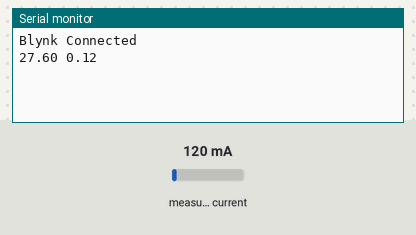
A sketch run on a simulated Arduino Mega 2560, built with avr-gcc and run on an emulated ATmega2560. Parts: the last lines printed to the serial monitor. The test bench sets the inputs (shaded band); at power-on: measured current 120 mA. WiFi joins after 1.5 s; servers stay silent unless stated.

Above: at 3.0 s.
3.1 s: measured current set to 500 mA
At 6.5 s:
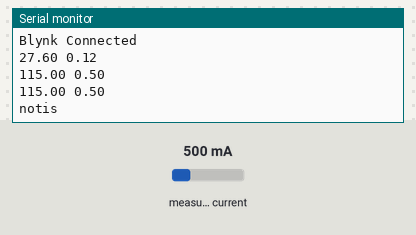
7.6 s: measured current set to 40 mA
At 8.7 s:
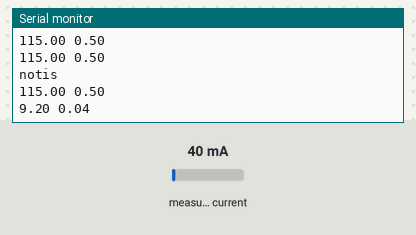
Timing chart, 0 to 10.6 s (numbered marks = the images above; inputs shaded):
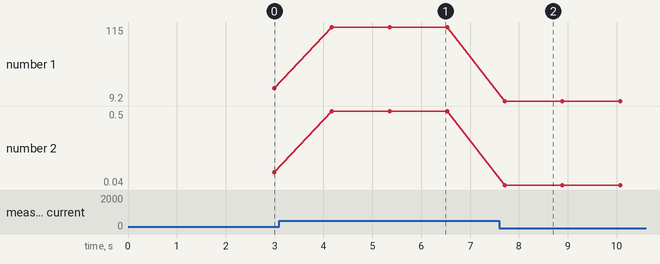

Measured:
- after the input at 3.1 s, the serial monitor: prints a new line after 1.1 s (image 1)
- after the input at 7.6 s, the serial monitor: prints a new line after 0.11 s (image 2)
- plotted number 1: 27.6 → 115 after the input at 3.1 s, 115 → 9.2 after the input at 7.6 s
- plotted number 2: 0.12 → 0.5 after the input at 3.1 s, 0.5 → 0.04 after the input at 7.6 s

The sketch:

energy_measure.ino
```cpp
/* Fill-in information from Blynk Device Info here */
#define BLYNK_TEMPLATE_ID "xxxxxxxxxxxxxxxxxx"
#define BLYNK_TEMPLATE_NAME "xxxxxxxxxxxxxxxxxx"
#define BLYNK_AUTH_TOKEN "xxxxxxxxxxxxxxxxxx"
#define BLYNK_PRINT Serial

#include <SoftwareSerial.h>
#include <ESP8266_Lib.h>
#include <BlynkSimpleShieldEsp8266.h>
#include <EmonLib.h>
EnergyMonitor emon;

// Your WiFi credentials.
// Set password to "" for open networks.
char ssid[] = "xxxxxxx";
char pass[] = "xxxxxxxx";

SoftwareSerial Serial1(6, 7);

BlynkTimer timer;
ESP8266 wifi(&Serial1);
double irms;
double power;
unsigned long previousMillis = 0;
const long interval = 1000; // interval (milliseconds)

// This function is called every time the Virtual Pin 0 state changes
BLYNK_WRITE(V0)
{
  // Set incoming value from pin V0 to a variable
  int value = param.asInt();
  // Update state
  Blynk.virtualWrite(V1, value);
}

// This function is called every time the device is connected to the Blynk.Cloud
BLYNK_CONNECTED()
{
  Serial.println("Blynk Connected");
}
void setup()
{
  // Current: input pin, calibration.
  emon.current(1, 62);

  // Initialize serial for ESP module
  Serial1.begin(9600);
  delay(10);
  // Debug console
  Serial.begin(115200);

  Blynk.begin(BLYNK_AUTH_TOKEN, wifi, ssid, pass);
  // Setup a function to be called every second
  timer.setInterval(1000L, myTimerEvent);
  timer.setInterval(1000L, myIrms);
  timer.setInterval(1000L, myPower);
  timer.setInterval(1000L, notification);
}

// This function sends Arduino's uptime every second to Virtual Pin 2.
void myTimerEvent()
{
  // You can send any value at any time.
  // Please don't send more that 10 values per second.
  Blynk.virtualWrite(V2, millis() / 1000);
}

void myIrms()
{
  // This function describes what will happen with each timer tick
  // e.g. writing sensor value to datastream V5
  measure();
  Blynk.virtualWrite(V4, irms);
}
void myPower()
{
  measure();
  Blynk.virtualWrite(V5, power);
}
void measure()
{
  irms = emon.calcIrms(1480); // Calculate Irms only
  power = irms * 230.0;
  Serial.print(power); // Apparent power
  Serial.print(" ");
  Serial.println(irms); // Irms
  delay(1000);
}

void notification()
{ // timer without delay
  unsigned long currentMillis = millis();
  measure();

  if (currentMillis - previousMillis >= interval)
  {
    if (power > 100)
    {
      previousMillis = currentMillis;
      Serial.println("notis");
      Blynk.logEvent("lampa");
    }
  }
}

void loop()
{
  Blynk.run();
  timer.run();
  // You can inject your own code or combine it with other sketches.
  // Check other examples on how to communicate with Blynk. Remember
  // to avoid delay() function!
}
```
